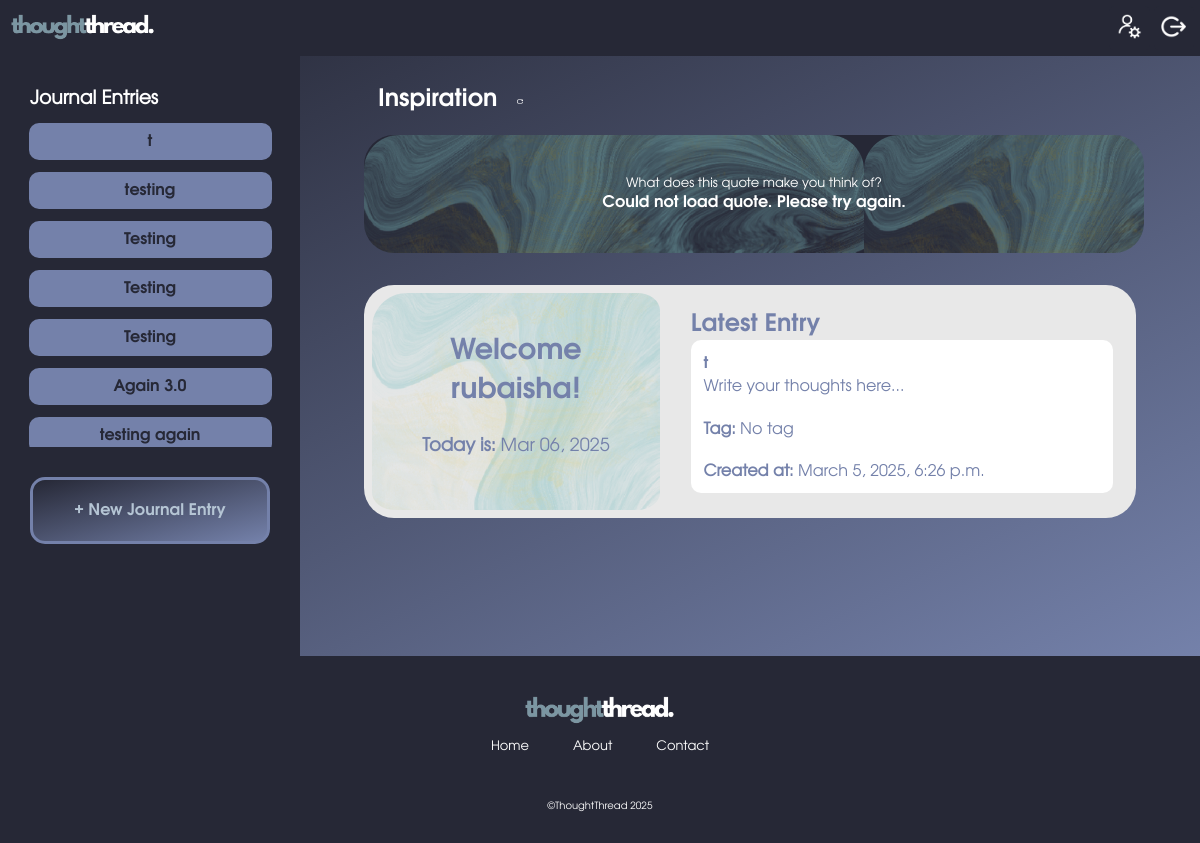
The app's page /journal/ (signed in) with its own data.
### journalApp/models.py (models this page shows, shortened)
class JournalEntry(models.Model):
    entry_id = models.AutoField(primary_key=True)
    user = models.ForeignKey(User, on_delete=models.CASCADE)
    title = models.CharField(max_length=255)
    content = models.TextField()
    created_at = models.DateTimeField(auto_now_add=True)
    updated_at = models.DateTimeField(auto_now=True)
    tag = models.ForeignKey(Tag, on_delete=models.SET_NULL, null=True, blank=True)

### journalApp/views.py (the view)
# urls.py: path('', views.index,name = 'home'),
def index(request):
    if request.user.is_authenticated:
        userId = request.user.id
        allJournals = JournalEntry.objects.filter(user=userId).order_by('-created_at')
        latestJournal = JournalEntry.objects.filter(user=request.user).order_by('-created_at').first()
        allTags = Tag.objects.filter(journalentry__user=request.user).distinct()
        today = timezone.now()
        params = {'allJournals': allJournals,'allTags': allTags,'latestJournal': latestJournal,'today':today}
        return render(request,'journalApp/index.html',params)

### journalApp/templates/journalApp/index.html (shortened to what this page needs)
{% load static %}
<!DOCTYPE html>
<html lang="en">
<head>
  <link href="https://cdnjs.cloudflare.com/ajax/libs/font-awesome/6.5.1/css/all.min.css" rel="stylesheet">
  <link rel="stylesheet" href="{% static 'css/style.css' %}">
</head>
<body>
  {% load static %}
  <header>
    <div id="header-logo">
      <a href="{% url 'index' %}">
        <img src="{% static 'images/logos/thoughtthread-logo-rect.png' %}" alt="thoughtthread." width="35%" class="blink-effect">
      </a>
    </div>
    <div id="header-nav">
      <nav>
        <a href="{% url 'profSetting' %}"><button title="Settings">
          <img src="{% static 'images/button-icons/profile.png' %}" alt="Profile Settings">
        </button></a>
        {% if user.is_authenticated %}
        <a href="{% url 'logOut' %}"><button title="Logout"><img src="{% static 'images/button-icons/logout.png' %}" alt="Logout"></button></a>
        {% endif %}
      </nav>
    </div>
  </header>
  <main id="dashboard-page">
    <div id="entries-side">
      <h3>Journal Entries</h3>
      <div id="entries-list">
        {% for journal in allJournals %}
        <a href="{% url 'viewEntry' journal.entry_id %}">
          <button> {{ journal.title }} </button>
        </a>
        {% endfor %}
      </div>
      <div id="button">
        <a href="{% url 'newEntry' %}">
          <button>
            + New Journal Entry
          </button>
        </a>
      </div>
    </div>
    <div id="dashboard-area">
      <div id="prompts">
        <div id="prompt-heading">
          <h2 padding-top="10px">Inspiration</h2>
          <button id="refresh-quote" title="Refresh Quote" >
            <img src="{% static 'images/button-icons/refresh.png' %}" alt="Refresh" width="50%">
          </button>
        </div>
        <div id="quote-container">
          <p id="prompt-q">What does this quote make you think of?</p>
          <p id="quote-text">Loading quote...</p>
        </div>
      </div>
      <div id="activity">
        <div id="greeting">
          <h2 id="typewriter"></h2>
          <br>
          <p><strong>Today is:</strong> {{ today|date:"M d, Y" }}</p>
        </div>
        <div id="latest">
          <h2>Latest Entry</h2>
          <div id="latest-entry">
            {% if latestJournal %}
            <a href="{% url 'viewEntry' latestJournal.entry_id %}">
              <strong>{{ latestJournal.title }}</strong>
            </a>
            <br>
            <div id="latest-journal-entry">
              <p>{{ latestJournal.content|safe }}</p>
            </div>
            <br>
            <p>
              <strong>Tag:</strong>
              {% if latestJournal.tag %}
              {{ latestJournal.tag.name }}
              {% else %}
              No tag
              {% endif %}
            </p>
            <br>
            <p><strong>Created at:</strong> {{ latestJournal.created_at }}</p>
            {% else %}
            <p>No entries found.</p>
            {% endif %}
          </div>
        </div>
      </div>
    </div>
  </main>
  <footer>
    <div>
      <a href="{% url 'index' %}">
        <img src="{% static 'images/logos/thoughtthread-logo-rect.png' %}" alt="thoughtthread.">
      </a>
    </div>
    <div id="ftr-nav">
      <a href="{% url 'index' %}">Home</a>
      <a href="{% url 'aboutUs' %}">About</a>
      <a href="mailto:contact@thoughtthread.com">Contact</a>
    </div>
    <div id="ftr-cp">
      <a>&#169;ThoughtThread 2025</a>
    </div>
  </footer>
</body>
</html>

### journalApp/static/css/style.css (style rules this page uses)
* { margin: 0; padding: 0; box-sizing: border-box; overflow-x: hidden; }
header { top: 0; position: sticky; width: 100%; height: auto; padding: 0.5%; background-color: var(--primary_color); display: flex; }
header #header-logo { width: 35%; text-align: left; padding-top: 8px; padding-left: 5px; }
header #header-nav { width: 65%; text-align: right; }
header #header-nav button { outline: none; border: none; padding: 1%; background-color: var(--primary_color); cursor: pointer; }
header #header-nav img { max-width: 25px; max-height: 25px; border: none; }
footer { width: 100%; height: auto; padding: 30px 20px; padding-top: 40px; background-color: var(--primary_color); text-align: center; }
footer a { color: white; font-family: Evolventa; font-size: 10px; }
footer #ftr-nav a { font-size: 13px; text-decoration: none; padding: 0 20px; }
footer #ftr-cp { padding-top: 40px; color: white; }
footer img { width: 150px; height: auto; padding-bottom: 8px; }
#dashboard-page { display: flex; flex-direction: row; background: linear-gradient(to bottom right, var(--primary_color), var(--secondary_color)); }
#entries-side { display: block; width: 25%; background-color: var(--primary_color); color: white; font-family: Evolventa; overflow: hidden; height: 600px; }
#entries-side h3 { padding-left: 10%; padding-top: 10%; }
#entries-list { margin: 20px 15px; margin-top: 6px; max-height: 55%; overflow-y: auto; overflow-x: hidden; text-align: center; flex-grow: 1; }
#entries-list button { margin: 6px 5px; width: 90%; border: none; border-radius: 10px; padding: 8px; font-family: EvolventaBold; color: var(--primary_color) }
#button { margin: 30px; text-align: center; max-height: 20%; }
#button button { width: 100%; padding: 20px 10px; border-radius: 15px; border: 3px solid var(--secondary_color); background: linear-gradient(to bottom right, var(--primary_color), var(--secondary_color)); color: var(--tertiary_color); font-size: medium; font-family: EvolventaBold; cursor: pointer; }
#dashboard-area { width: 75%; padding: 2% 4%; display: block; flex-grow: 1; max-height: min-content; overflow: hidden; }
#prompt-heading { display: flex; font-family: EvolventaBold; align-items: center; padding-left: 30px; }
#prompt-heading button { text-align: left; background-color: transparent; border: none; cursor: pointer; max-width: 6.5%; }
#prompts h2 { color: white; }
#quote-container { width: 97%; color: white; background-color: var(--primary_color); background-image: url('../images/backgrounds/prompt-bg.png'); border-radius: 30px; margin: 2%; padding: 5%; text-align: center; }
#prompt-q, #quote-author { font-family: Evolventa; font-size: small; }
#quote-text { font-family: EvolventaBold; font-size: medium; }
#activity { background-color: #e8e8e8; border-radius: 30px; display: flex; margin: 2%; }
#greeting { width: 40%; margin: 1%; padding: 5%; background-image: url('../images/backgrounds/prompt-bg.png'); border-radius: 8%; text-align: center; color: var(--secondary_color); font-family: EvolventaBold; font-size: larger; }
#greeting p { font-family: Evolventa; font-size: large; }
#latest { width: 60%; background-color: none; margin: 3%; font-family: EvolventaBold; font-size: medium; text-align: left; color: var(--secondary_color); }
#latest-entry { background-color: white; padding: 3%; border-radius: 10px; height: 82%; overflow: hidden; color: var(--secondary_color); }
#latest-entry p { font-family: Evolventa; }
#latest-entry a { font-family: EvolventaBold; text-decoration: none; cursor: pointer; color: var(--secondary_color); }
#latest-journal-entry { line-height: 1.5; max-height: 4em; overflow: hidden; }
button { padding: 10px 20px; border: none; background: var(--secondary_color); color: white; font-size: 16px; border-radius: 5px; cursor: pointer; }
.blink-effect { animation: blink 2s ease-in-out; }

### records on screen
JournalEntry: title "t", content "Write your thoughts here...", created_at "March 5, 2025, 6:26 p.m."
JournalEntry: title "testing"
JournalEntry: title "Testing"
JournalEntry: title "Testing"
JournalEntry: title "Testing"
JournalEntry: title "Again 3.0"
JournalEntry: title "testing again"
